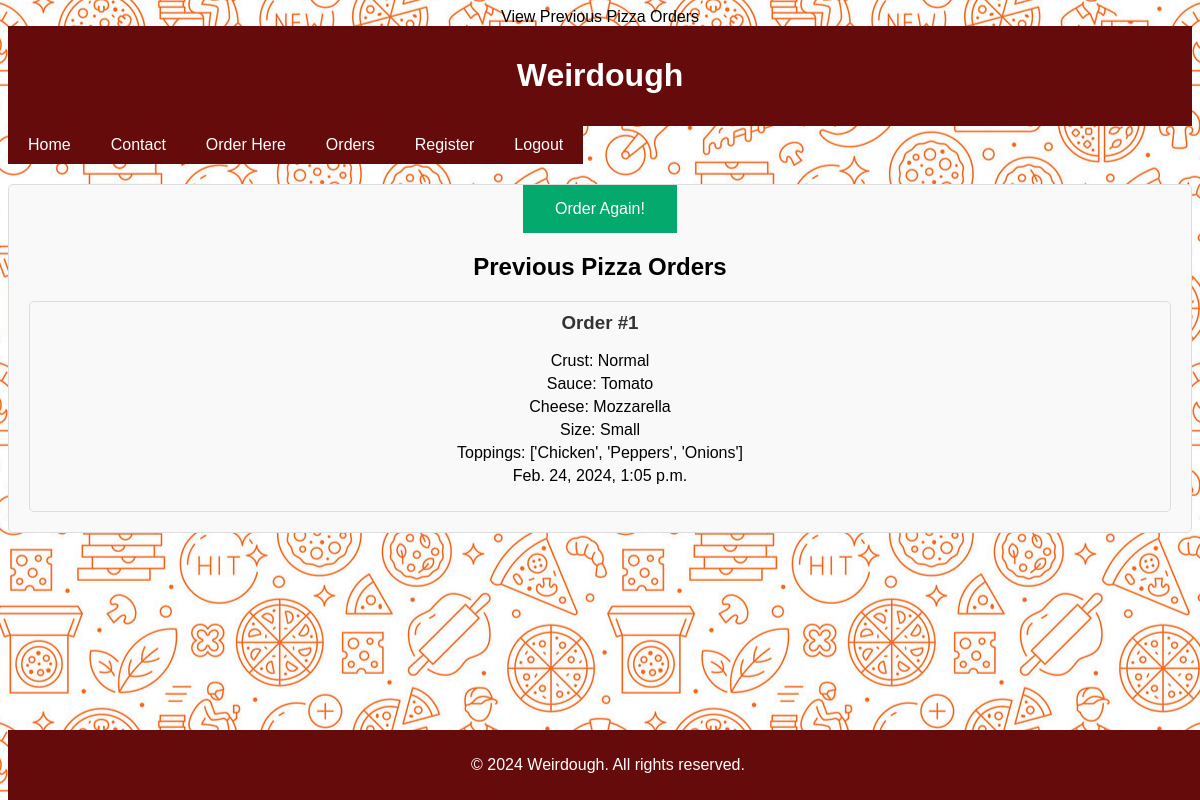
Page /view-orders/ (signed in) on the committed database.
### WeirdoughApp/models.py (models this page shows)
class Order(models.Model):
    user = models.ForeignKey(User, on_delete=models.CASCADE)
    pizza = models.ForeignKey(Pizza, on_delete=models.CASCADE)
    name = models.CharField(max_length=50)
    delivery_address = models.CharField(max_length=55)
    card_number = models.CharField(max_length=16, validators=[MinLengthValidator(16), MaxLengthValidator(16), RegexValidator(r'^\d{16}$', message='Card number must contain only numeric characters.')])
    cvv = models.CharField(max_length=3, validators=[MinLengthValidator(3), MaxLengthValidator(3), RegexValidator(r'^\d{3}$', message='CVC must contain only numeric characters.')])
    expiry_date = models.CharField(max_length=5, validators=[validate_expiry_date])
    order_date = models.DateTimeField(auto_now_add=True)

class Pizza(models.Model):
    toppings = models.CharField(max_length=50)
    size = models.ForeignKey(Size, on_delete=models.CASCADE)
    sauce = models.ForeignKey(Sauce, on_delete=models.CASCADE)
    cheese = models.ForeignKey(Cheese, on_delete=models.CASCADE)
    crust = models.CharField(max_length=50)

class Sauce(models.Model):
    name = models.CharField(max_length=50)
    def __str__(self):
        return self.name

class Cheese(models.Model):
    name = models.CharField(max_length=50)
    def __str__(self):
        return self.name

class Size(models.Model):
    name = models.CharField(max_length=50)
    def __str__(self):
        return self.name

### WeirdoughApp/views.py (the view)
# urls.py: path('view-orders/', view_orders, name='view_orders'),
@login_required
def view_orders(request):
    orders = Order.objects.filter(user=request.user)
    return render(request, 'view_orders.html', {'orders': orders})

### WeirdoughApp/templates/view_orders.html (shortened to what this page needs)
{% extends 'base.html' %}
{% block content %}
<div class="container">
    <a href='/create-pizza/' class="btn">Order Again!</a>
    <h2>Previous Pizza Orders</h2>
    <div class="orders">
        {% for order in orders %}
        <div class="order">
            <h3>Order #{{ forloop.counter }}</h3>
            <ul>
                <li>Crust: {{ order.pizza.crust }}</li>
                <li>Sauce: {{ order.pizza.sauce }}</li>
                <li>Cheese: {{ order.pizza.cheese }}</li>
                <li>Size: {{ order.pizza.size }}</li>
                <li>Toppings: {{ order.pizza.toppings }}</li>
                <li> {{ order.order_date }}</li>
            </ul>
        </div>
        {% endfor %}
    </div>
</div>
{% endblock %}

### WeirdoughApp/static/base.css (style rules this page uses)
.container { border: 1px solid #ddd; padding: 10px; margin-bottom: 20px; border-radius: 5px; background-color: #f9f9f9; }
.order { border: 1px solid #ddd; padding: 10px; margin-bottom: 20px; border-radius: 5px; background-color: #f9f9f9; }
.btn { background-color: #04AA6D; border: none; color: white; padding: 15px 32px; text-align: center; text-decoration: none; display: inline-block; font-size: 16px; }
.order h3 { margin-top: 0; color: #333; }
.order ul { list-style: none; padding: 0; }
.order ul li { margin-bottom: 5px; }
body { font-family: Arial, sans-serif; text-align: center; background-image: url(../static/new.jpg); background-size: 612px 360px; background-position: center; background-repeat: repeat; margin-bottom: 100px; }
.container { max-width: 1200px; margin: 0 auto; padding: 0 20px; }

### rows in the picture
Order: pizza.crust "Normal", pizza.sauce "Tomato", pizza.cheese "Mozzarella", pizza.size "Small", pizza.toppings "['Chicken', 'Peppers', 'Onions']", order_date "Feb. 24, 2024, 1:05 p.m."
